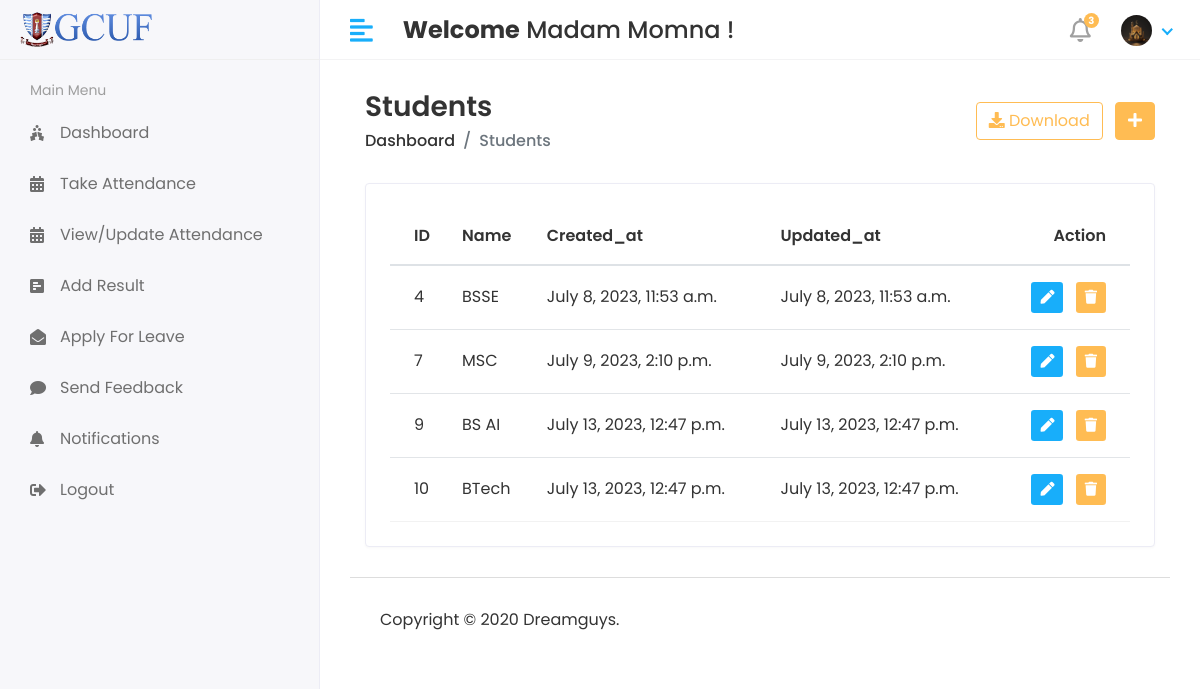
The page /Hod/Course/View (signed in) on the database its author committed.
### app/models.py (models this page shows, shortened)
class CustomUser(AbstractUser):
    USER = (
        (1,'HOD'),
        (2,'STAFF'),
        (3,'STUDENT'),
    )
    user_type = models.CharField(choices=USER,max_length=50,default=1)
    profie_pic = models.ImageField(upload_to='media/profile_pic')

class Course(models.Model):
        name = models.CharField(max_length=100)
        created_at = models.DateTimeField(auto_now_add=True)
        updated_at = models.DateTimeField(auto_now=True)

### student_management_system/Hod_Views.py (the view)
# urls.py: path('Hod/Course/View',Hod_Views.VIEW_COURSE,name='view_course'),
@login_required(login_url='/')
def VIEW_COURSE(request):
    course = Course.objects.all()
    context = {
        'course': course,
    }
    return render(request,'Hod/view_course.html',context)

### templates/Hod/view_course.html (shortened to what this page needs)
{% extends 'base.html' %}
{% block content %}
<div class="content container-fluid">
               <div class="page-header">
                  <div class="row align-items-center">
                     <div class="col">
                        <h3 class="page-title">Students</h3>
                        <ul class="breadcrumb">
                           <li class="breadcrumb-item"><a href="index.html">Dashboard</a></li>
                           <li class="breadcrumb-item active">Students</li>
                        </ul>
                     </div>
                     <div class="col-auto text-right float-right ml-auto">
                        <a href="#" class="btn btn-outline-primary mr-2"><i class="fas fa-download"></i> Download</a>
                        <a href="add-student.html" class="btn btn-primary"><i class="fas fa-plus"></i></a>
                     </div>
                  </div>
               </div>
               <div class="row">
                  <div class="col-sm-12">
                     <div class="card card-table">
                        <div class="card-body">
                           <div class="table-responsive">
                              <table class="table table-hover table-center mb-0 datatable">
                                 <thead>
                                    <tr>
                                       <th>ID</th>
                                       <th>Name</th>
                                       <th>Created_at</th>
                                       <th>Updated_at</th>
                                       <th class="text-right">Action</th>
                                    </tr>
                                 </thead>
                                 <tbody>
                                 {% for i in course %}
                                    <tr>
                                       <td>{{i.id}}</td>
                                       <td>{{i.name}}</td>
                                       <td>{{i.created_at}}</td>
                                       <td>{{i.updated_at}}</td>
                                       <td class="text-right">
                                          <div class="actions">
                                             <a href="{% url 'edit_course' i.id %}" class="btn btn-sm bg-success-light mr-2">
                                             <i class="fas fa-pen"></i>
                                             </a>
                                             <a href="#" class="btn btn-sm bg-danger-light">
                                             <i class="fas fa-trash"></i>
                                             </a>
                                          </div>
                                       </td>
                                    </tr>
                                 {% endfor %}
                                 </tbody>
                              </table>
                           </div>
                        </div>
                     </div>
                  </div>
               </div>
            </div>
{% endblock %}

### templates/includes/header.html (shortened to what this page needs)
{% load static %}
<div class="header">
            <div class="header-left">
               <a href="index.html" class="logo">
               <img src="{% static 'assets/img/gcuf.png' %}" alt="Logo">
               </a>
            </div>
            <a href="javascript:void(0);" id="toggle_btn">
            <i class="fas fa-align-left"></i>
            </a>
            <div class="top-nav-search mt-3">
               <h4><strong>Welcome</strong><span> {{user.first_name}} {{ user.last_name }}</span>&nbsp;!</h4>
            </div>
            <ul class="nav user-menu">
               <li class="nav-item dropdown noti-dropdown">
                  <a href="#" class="dropdown-toggle nav-link" data-toggle="dropdown">
                  <i class="far fa-bell"></i> <span class="badge badge-pill">3</span>
                  </a>
               </li>
               <li class="nav-item dropdown has-arrow">
                  <a href="#" class="dropdown-toggle nav-link" data-toggle="dropdown">
                     {% if user.profie_pic == "" %}
                     <span class="user-img"><img class="rounded-circle" src="{% static 'assets/img/noimg.png' %}" width="31" alt="Ryan Taylor"></span>
                     {% else %}
                  <span class="user-img"><img class="rounded-circle" src="/{{user.profie_pic}}" width="31" alt="Ryan Taylor"></span>
                  {% endif %}
                  </a>
               </li>
            </ul>
         </div>

### static/assets/css/style.css (style rules this page uses)
html { height: 100%; }
body { background-color: #fff; color: #333; font-family: 'Poppins', sans-serif; font-size: 1rem; height: 100%; line-height: 1.5; overflow-x: hidden; }
h1, h2, h3, h4, h5, h6 { font-family: 'Poppins', sans-serif; margin-top: 0; }
a { color: #009ce7; }
input, button, a { transition: all 0.4s ease; -moz-transition: all 0.4s ease; -o-transition: all 0.4s ease; -ms-transition: all 0.4s ease; -webkit-transition: all 0.4s ease; }
ul, ol { padding: 0px; list-style: none; }
.table { color: #333; max-width: 100%; margin-bottom: 0; width: 100%; }
.table thead tr th { font-weight: 600; }
.table tbody tr { border-bottom: 1px solid rgba(0, 0, 0, 0.05); }
.table.table-center td, .table.table-center th { vertical-align: middle; }
.card-table .card-body .table > thead > tr > th { border-top: 0; }
.card-table .card-body .table tr td:first-child, .card-table .card-body .table tr th:first-child { padding-left: 1.5rem; }
.card-table .card-body .table tr td:last-child, .card-table .card-body .table tr th:last-child { padding-right: 1.5rem; }
.card-table .table td, .card-table .table th { border-top: 1px solid #e2e5e8; padding: 1rem 0.75rem; white-space: nowrap; }
.btn-primary { background-color: #FFBC53; border: 1px solid #FFBC53; }
.btn-outline-primary { color: #FFBC53; border-color: #FFBC53; }
.card { border: 1px solid #ececf5; box-shadow: 0 1px 3px 0 rgba(0, 0, 0, 0.03); margin-bottom: 1.875rem; }
.card-body { padding: 1.5rem; }
.bg-danger-light { background-color:#FFBC53 !important; color:#fff !important; }
.bg-success-light { background-color: #18aefa; color: #fff; }
.header { background-color: #fff; border-bottom: 1px solid #f3f3f4; left: 0; position: fixed; right: 0; top: 0; z-index: 1001; height: 60px; }
.header .header-left { float: left; height: 60px; padding: 0 20px; position: relative; width: 320px; z-index: 1; transition: all 0.2s ease-in-out; background-color: #f7f7fa; border-bottom: 1px solid #efefef; border-right: 1px solid #ececf5; display: flex; align-items: center; }
.header .header-left .logo { display: inline-block; line-height: 60px; }
.header .header-left .logo img { max-height: 40px; width: auto; }
.header .dropdown-toggle:after { display: none; }
.header .has-arrow .dropdown-toggle:after { border-top: 0; border-left: 0; border-bottom: 2px solid #18aefa; border-right: 2px solid #18aefa; content: ''; height: 8px; display: inline-block; pointer-events: none; -webkit-transform-origin: 66% 66%; -ms-transform-origin: 66% 66%; transform-origin: 66% 66%; -webkit-transform: rotate(45deg); -ms-transform: rotate(45deg); transform: rotate(45deg); -webkit-transition: all 0.15s ease-in-out; transition: all 0.15s ease-in-out; width: 8px; vertical-align: 0px; }
.user-menu { float: right; margin: 0; position: relative; z-index: 99; padding-right: 15px; }
.user-menu.nav > li > a { color: #a0a0a0; font-size: 14px; line-height: 58px; padding: 0 15px; height: 60px; }
.user-img { margin-right: 3px; position: relative; }
.top-nav-search { float: left; margin-left: 15px; }
.page-header { margin-bottom: 1.875rem; }
.page-header .breadcrumb { background-color: transparent; color: #6c757d; font-size: 1rem; font-weight: 500; margin-bottom: 0; padding: 0; }
.page-header .breadcrumb a { color: #333; }
.page-title { font-size: 28px; font-weight: 600; color: #333; margin-bottom: 5px; }
.user-menu.nav > li > a .badge { background-color: #FFBC53; display: block; font-size: 10px; font-weight: bold; height: 15px; width: 15px; position: absolute; right: 7px; top: 13px; color: #fff; padding: 3px; }
.user-menu.nav > li > a > i { font-size: 1.5rem; line-height: 60px; }
@media (min-width: 992px) { #toggle_btn { align-items: center; color: #18aefa; display: inline-flex; float: left; font-size: 26px; height: 60px; justify-content: center; margin-left: 15px; padding: 0 15px; } }

### rows shown on the page
CustomUser: first_name "Madam", last_name "Momna", profie_pic (picture)
Course: id "4", name "BSSE", created_at "July 8, 2023, 11:53 a.m.", updated_at "July 8, 2023, 11:53 a.m."
Course: id "7", name "MSC", created_at "July 9, 2023, 2:10 p.m.", updated_at "July 9, 2023, 2:10 p.m."
Course: id "9", name "BS AI", created_at "July 13, 2023, 12:47 p.m.", updated_at "July 13, 2023, 12:47 p.m."
Course: id "10", name "BTech", created_at "July 13, 2023, 12:47 p.m.", updated_at "July 13, 2023, 12:47 p.m."
